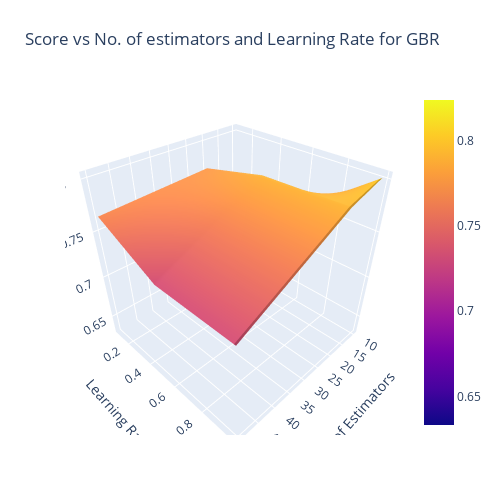
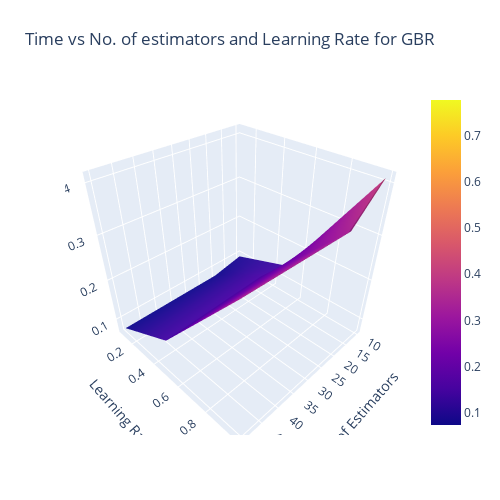

Source (notebook cell) for these figures, in order:
### Code cell
print(f"Best no. of estimators for GradientBoostingRegressor: {best_no_tree_gb_regressor}")
print(f"Best learning rate for GradientBoostingRegressor: {best_learning_rate_gb_regressor}")
print(f"Best score for GradientBoostingRegressor: {best_accuracy_gb_regressor}")

fig = go.Figure(data=[go.Surface(z=accuracy_gb_regressor[:,0].reshape(len(no_trees), len(learning_rates)), x=no_trees, y=learning_rates)])
fig.update_layout(
    title='Score vs No. of estimators and Learning Rate for GBR',
    autosize=False,
    width=500,
    height=500,
    margin=dict(l=65, r=50, b=65, t=90),
    scene=dict(
        xaxis_title='No. of Estimators',
        yaxis_title='Learning Rate',
        zaxis_title='Score'
    )
)
fig.show()

fig = go.Figure(data=[go.Surface(z=time_gb_regressor[:,0].reshape(len(no_trees), len(learning_rates)), x=no_trees, y=learning_rates)])
fig.update_layout(
    title='Time vs No. of estimators and Learning Rate for GBR',
    autosize=False,
    width=500,
    height=500,
    margin=dict(l=65, r=50, b=65, t=90),
    scene=dict(
        xaxis_title='No. of Estimators',
        yaxis_title='Learning Rate',
        zaxis_title='Time'
    )
)
fig.show()

### Figure 1 — Plotly figure (JSON) as saved in the notebook; plotly's stock layout.template omitted (floating-point values rounded to 4 significant figures)
{"data": [{"type": "surface", "x": [10, 20, 50, 100], "y": [0.1, 0.5, 1], "z": [[0.6332, 0.7725, 0.7654], [0.7349, 0.7879, 0.7329], [0.8024, 0.7899, 0.7323], [0.8238, 0.8109, 0.7863]]}], "layout": {"autosize": false, "height": 500, "margin": {"b": 65, "l": 65, "r": 50, "t": 90}, "scene": {"xaxis": {"title": {"text": "No. of Estimators"}}, "yaxis": {"title": {"text": "Learning Rate"}}, "zaxis": {"title": {"text": "Score"}}}, "title": {"text": "Score vs No. of estimators and Learning Rate for GBR"}, "width": 500}}

### Figure 2 — Plotly figure (JSON) as saved in the notebook; plotly's stock layout.template omitted (floating-point values rounded to 4 significant figures)
{"data": [{"type": "surface", "x": [10, 20, 50, 100], "y": [0.1, 0.5, 1], "z": [[0.09309, 0.07725, 0.07426], [0.1403, 0.1565, 0.147], [0.4138, 0.3473, 0.3569], [0.681, 0.7036, 0.7766]]}], "layout": {"autosize": false, "height": 500, "margin": {"b": 65, "l": 65, "r": 50, "t": 90}, "scene": {"xaxis": {"title": {"text": "No. of Estimators"}}, "yaxis": {"title": {"text": "Learning Rate"}}, "zaxis": {"title": {"text": "Time"}}}, "title": {"text": "Time vs No. of estimators and Learning Rate for GBR"}, "width": 500}}
